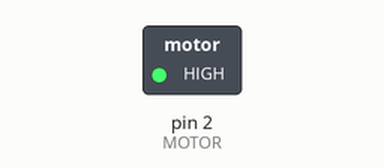
Simulated run of this sketch. Board: Arduino Uno, built with avr-gcc and run on an emulated ATmega328P. Parts: switched loads named in the sketch (green lamp = pin HIGH). Dashed ring = blinking.

Above: at 0.5 s.
Timing chart, 0 to 4.6 s (numbered marks = the images above):
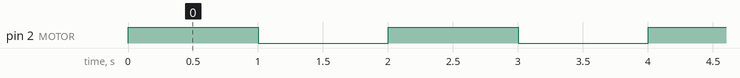

Measured:
- by itself, pin 2 (MOTOR): alternates HIGH for 1.0 s and LOW for 1.0 s

The sketch:

motor_test.ino
```cpp
#define MOTOR 2

void setup() {
  pinMode(MOTOR, OUTPUT);
}

void loop() {
  digitalWrite(MOTOR, HIGH);
  delay(1000);
  digitalWrite(MOTOR, LOW);
  delay(1000);
}
```
